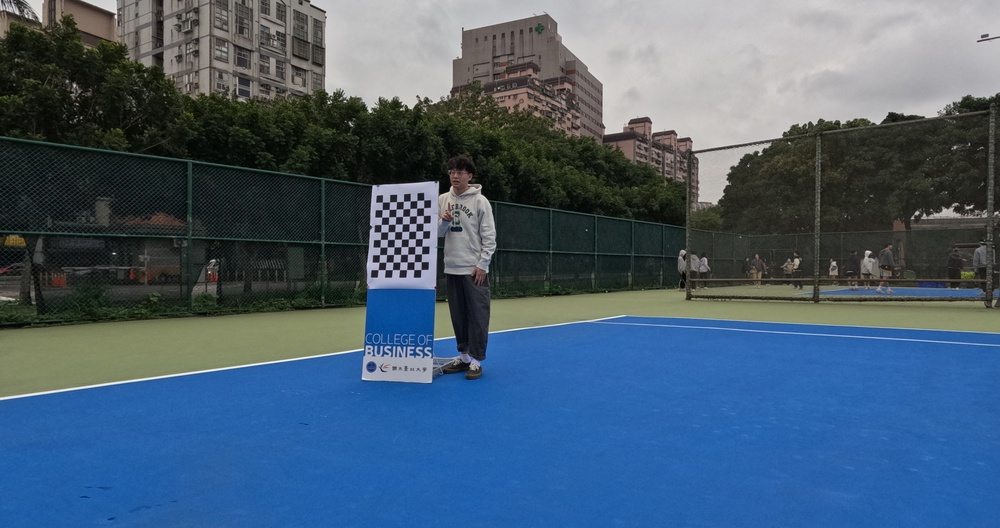
#> input picture binocular_correction/outdoor_1126/forehand/45/Outdoor_0.JPG, 1000 x 528 px, shrunk from 5186 x 2736 before the run, found by its file name; its folder holds only this picture in this run
$ python binocular_correction.py
#> lines starting #> are read from the running program, lines starting #| are printed output that depends on the picture
import numpy as np
import cv2
import matplotlib.pyplot as plt
from PIL import Image
import os

# 設定標定時的終止條件
criteria = (cv2.TERM_CRITERIA_EPS + cv2.TERM_CRITERIA_MAX_ITER, 30, 0.001)
criteria_stereo = (cv2.TERM_CRITERIA_EPS + cv2.TERM_CRITERIA_MAX_ITER, 30, 0.001)

# 創建標定板的三維座標點
objp = np.zeros((7 * 10, 3), np.float32)
square_size = 80  # 設定標定板方格的實際大小(mm)
objp[:, :2] = np.mgrid[0:10, 0:7].T.reshape(-1, 2) * square_size

# 創建存儲容器
objpoints = []      # 存儲標定板上點的三維座標
imgpointsLF = []    # 存儲右相機拍攝圖片中檢測到的角點二維座標
imgpointsL = []     # 存儲左相機拍攝圖片中檢測到的角點二維座標

# 確保輸出目錄存在
output_dir = 'output'
if not os.path.exists(output_dir):
    os.makedirs(output_dir)

# 檢測統計數據
stats = {
    'total_images': 0,
    'detected_normal': 0,
    'detected_inverted': 0,
    'detected_both': 0,
    'detected_none': 0
}

# 檢測棋盤格函數，嘗試原始和倒置兩種方式
def detect_chessboard(image, pattern_size=(10, 7)):
    """
    嘗試使用原始圖像和倒置圖像檢測棋盤格

    Parameters:
    image: 輸入圖像
    pattern_size: 棋盤格大小 (寬, 高)

    Returns:
    tuple: (檢測結果, 角點, 檢測方式)
    """
    # 嘗試原始圖像
    ret_orig, corners_orig = cv2.findChessboardCorners(image, pattern_size, None)

    # 嘗試倒置圖像
    image_inv = cv2.bitwise_not(image)
    ret_inv, corners_inv = cv2.findChessboardCorners(image_inv, pattern_size, None)

    # 決定使用哪種結果
    if ret_orig and ret_inv:
        # 兩種方法都成功，選擇角點數量多的
        if len(corners_orig) >= len(corners_inv):
            return ret_orig, corners_orig, "原始"
        else:
            return ret_inv, corners_inv, "倒置"
    elif ret_orig:
        return ret_orig, corners_orig, "原始"
    elif ret_inv:
        return ret_inv, corners_inv, "倒置"
    else:
        return False, None, "無法檢測"

# 讀取並處理每一張標定圖片
for i in range(59):
    t = str(i)
    stats['total_images'] += 1

    # 讀取圖像
    lf_path = f'binocular_correction/outdoor_1126/forehand/45/Outdoor_{i}.JPG'
    l_path = f'binocular_correction/outdoor_1126/forehand/side/Outdoor_{i}.JPG'

    # 檢查文件是否存在
    if not os.path.exists(lf_path) or not os.path.exists(l_path):
        print(f"警告: 圖像 {i} 不存在，跳過")
        continue

    ChessImaLF = cv2.imread(lf_path, 0)
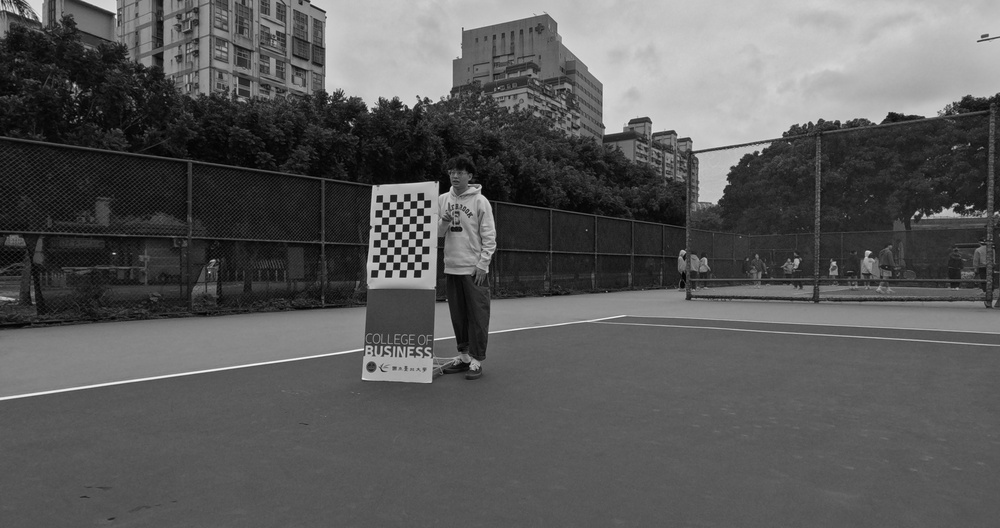
#> ChessImaLF: shape (528, 1000); min 0, max 252, mean 89.4
    ChessImaL = cv2.imread(l_path, 0)

    if ChessImaLF is None or ChessImaL is None:
        print(f"警告: 圖像 {i} 讀取失敗，跳過")
        continue

    # 在左前和左圖像中查找標定板角點，嘗試原始和倒置方法
    retLF, cornersLF, methodLF = detect_chessboard(ChessImaLF)
#> in detect_chessboard, `ret_orig, corners_orig = cv2.findChessboardCorners(image, pattern_size..`: ret_orig = True; corners_orig = 70 rows, first 8: [378.2, 269.7], [379, 262.3], [379.6, 254.6], [380, 247], [380.4, 239.5], [380.7, 232], [381.2, 224.5], [381.7, 217.1]
#> in detect_chessboard, `image_inv = cv2.bitwise_not(image)`:
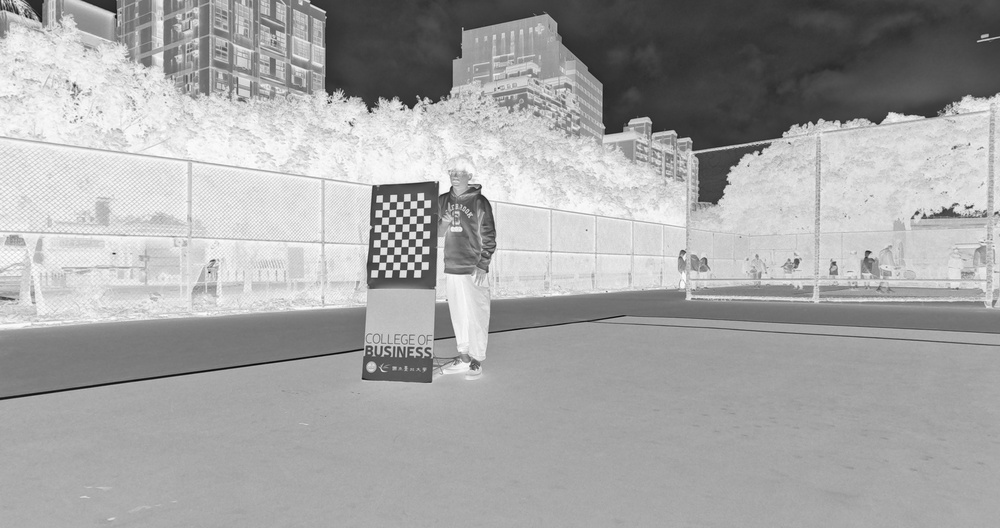
#> image_inv: shape (528, 1000); min 3, max 255, mean 165.6
#> in detect_chessboard, `ret_inv, corners_inv = cv2.findChessboardCorners(image_inv, pattern_si..`: ret_inv = False; corners_inv = None
#> retLF = True; cornersLF has the same summary as corners_orig in detect_chessboard; methodLF = '原始'
    retL, cornersL, methodL = detect_chessboard(ChessImaL)
#> retL = True; cornersL has the same summary as corners_orig in detect_chessboard; methodL = '原始'

    print(f"Image {t} - LeftFront: {retLF} ({methodLF}), Left: {retL} ({methodL})")
#| Image 0 - LeftFront: True (原始), Left: True (原始)

    # 更新統計信息
    if retLF and not retL:
        stats['detected_normal'] += 1
    elif not retLF and retL:
        stats['detected_inverted'] += 1
    elif retLF and retL:
        stats['detected_both'] += 1
    else:
        stats['detected_none'] += 1

    # 如果左和左前圖像都成功檢測到角點
    if retLF and retL:
        objpoints.append(objp)  # 添加三維座標點

        # 對檢測到的角點進行亞像素級精確化
        cv2.cornerSubPix(ChessImaLF, cornersLF, (11, 11), (-1, -1), criteria)
        cv2.cornerSubPix(ChessImaL, cornersL, (11, 11), (-1, -1), criteria)

        # 保存精確化後的角點座標
        imgpointsLF.append(cornersLF)
        imgpointsL.append(cornersL)

        # 創建彩色圖像用於繪製
        ChessImaLF_color = cv2.cvtColor(ChessImaLF, cv2.COLOR_GRAY2BGR)
        ChessImaL_color = cv2.cvtColor(ChessImaL, cv2.COLOR_GRAY2BGR)

        # 在圖像上繪製檢測到的角點，並保存結果
        cv2.drawChessboardCorners(ChessImaLF_color, (10, 7), cornersLF, retLF)
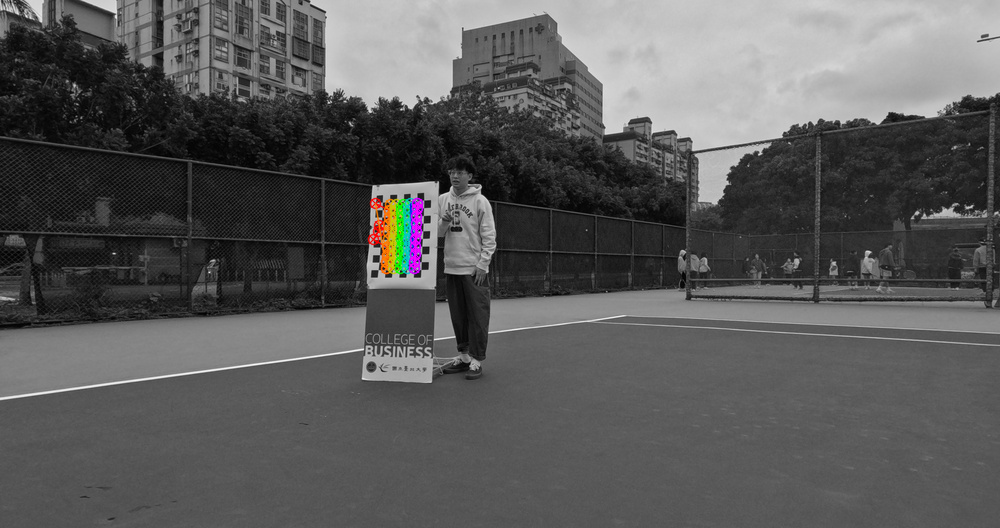
#> ChessImaLF_color: shape (528, 1000, 3); mean B, G, R 89.3, 89.5, 89.6
        cv2.imwrite(f'{output_dir}/R_{t}_{methodLF}.jpg', ChessImaLF_color)
        cv2.drawChessboardCorners(ChessImaL_color, (10, 7), cornersL, retL)
        cv2.imwrite(f'{output_dir}/L_{t}_{methodL}.jpg', ChessImaL_color)

# 打印檢測統計信息
print("\n==== 棋盤格檢測統計 ====")
print(f"總圖像數量: {stats['total_images']}")
print(f"兩個相機都成功檢測: {len(objpoints)} ({len(objpoints)/stats['total_images']*100:.1f}%)")
print(f"僅左前相機檢測成功: {stats['detected_normal']}")
print(f"僅左相機檢測成功: {stats['detected_inverted']}")
print(f"兩個相機都未檢測成功: {stats['detected_none']}")

# 如果沒有足夠的成功檢測，就結束程式
if len(objpoints) < 3:
    print("錯誤: 成功檢測的棋盤格數量不足，無法進行相機標定。至少需要 3 個棋盤格圖像。")
    exit()
#> (the program exits here)
